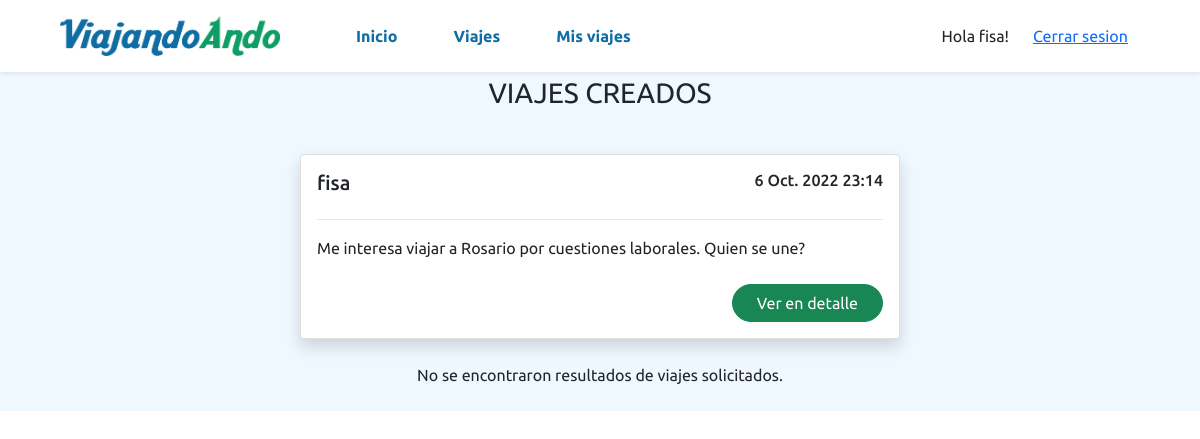
/viajes/misviajes (signed in), run on the app's committed database.
### viajes/models.py (models this page shows, shortened)
class Viaje(models.Model):
    conductor = models.ForeignKey(Conductor,on_delete=models.CASCADE, related_name='conductor_set')
    datetime = models.DateTimeField(blank=True, null=True, default=None)
    fecha = models.DateField(blank=True, null=True, default=None)
    hora = models.TimeField(blank=True, null=True, default=None)
    ciudad_origen = models.ForeignKey(Ciudad,on_delete=models.CASCADE, related_name='ciudad_origen_set')
    ciudad_destino = models.ForeignKey(Ciudad,on_delete=models.CASCADE, related_name='ciudad_destino_set')
    pasajeros = models.ManyToManyField(User, through='UsuarioPeticion')
    imagen_vehiculo = models.ImageField(upload_to="images/")
    descripcion = models.CharField(max_length=250)
    capacidad = models.PositiveIntegerField()
    disponible = models.PositiveIntegerField(null=True, blank=True, default=None)
    class Meta:
        constraints = [
            models.UniqueConstraint(
                fields=['conductor', 'datetime'], name='unique_conductor_datetime_combination'
            )
        ]

### users/models.py (models this page shows)
class Conductor(models.Model):
    user = models.OneToOneField(User, on_delete=models.CASCADE, primary_key=True)
    licencia = models.CharField(max_length=250)
    foto_perfil = models.ImageField(upload_to="images/", null=True, default=None)
    celular = models.BigIntegerField(blank=True, null=True, default=None);
    def __str__(self):
        string = str(self.user.username)
        return string

### viajes/views.py (the view)
# urls.py: path("viajes/misviajes", viajes_views.mis_viajes, name="mis viajes"),
@login_required
def mis_viajes(request):
	viajes_creados = ''
	if request.method == "GET":
		try:
			conductor = Conductor.objects.get(user_id=request.user.id)
			viajes_creados = Viaje.objects.filter(conductor_id=conductor)
		except:
			print('No es conductor.')
		viajes_solicitados = UsuarioPeticion.objects.filter(user_id=request.user)
	return render(request, "viajes/mis_viajes.html", {'viajes_solicitados': viajes_solicitados, 'viajes_creados': viajes_creados})

### viajes/templates/viajes/mis_viajes.html (shortened to what this page needs)
{% extends 'base.html' %}
{% load static %}
{% block content_viaje %}
<div class="viajes">
  {% if viajes_creados|length == 0 %}
    <p class="text-center py-4">No se encontraron resultados de viajes creados.</p>
  {% else %}
    <p class="text-center fs-3">VIAJES CREADOS</p>
    {% for viaje in viajes_creados %}
      <div class="d-flex justify-content-center pt-4">
        <div class="card shadow rounded cardViaje">
          <div class="card-body">
            <div class="d-flex justify-content-between">
              <h5 class="card-title d-inline">{{viaje.conductor}}</h5>
              <h6 class="text-end d-inline">{{viaje.datetime}}</h6>
            </div>
            <hr>
              <p class="card-text mb-4">{{viaje.descripcion}}</p>
              <div class="d-flex justify-content-end">
                <a class="btn btn-success text-center px-4 rounded-pill" href="misviajes/{{viaje.id}}">Ver en detalle</a>
              </div>
          </div>
        </div>
      </div>
    {% endfor %}
  {% endif %}
  <div class="viajes">
    {% if viajes_solicitados|length == 0 %}
      <p class="text-center py-4">No se encontraron resultados de viajes solicitados.</p>
    {% endif %}
</div>
{% endblock %}

### viajes/templates/base.html (shortened to what this page needs)
{% load static %}
<!DOCTYPE html>
<html lang="es">
<head>
  <link href="https://cdn.jsdelivr.net/npm/bootstrap@5.1.3/dist/css/bootstrap.min.css" rel="stylesheet">
  <link rel="stylesheet" href="{% static 'viajes/css/styles.css' %}" type="text/css">
</head>
<body>
  <header>
    <nav class="navbar navbar-expand-lg px-md-5 shadow-sm">
      <div class="container-fluid">
        <a href="/"><img class="logo" src="{% static 'viajes/img/logo.png' %}" alt="Logo"></a>
          <div class="collapse navbar-collapse" id="navbarSupportedContent">
              <div class="container-fluid d-flex justify-content-between p py-2">
                <ul class="navbar-nav gap-lg-4 ps-lg-5">
                    <li class="nav-item">
                      <a class="nav-link px-3 fw-bold itemNav rounded-pill" aria-current="page" href="/">Inicio</a>
                    </li>
                    <li class="nav-item">
                      <a class="nav-link px-3 fw-bold itemNav rounded-pill" href="{% url 'viajes' %}">Viajes</a>
                    </li>
                    <li class="nav-item">
                      <a class="nav-link px-3 fw-bold itemNav rounded-pill" href="{% url 'mis viajes' %}">Mis viajes</a>
                    </li>
                </ul>
                <div class="d-flex align-items-center justify-content-between gap-4">
                  {% if user.is_authenticated %}
                    Hola {{ user.username }}!
                    <a href="{% url 'logout' %}">Cerrar sesion</a>
                  {% else %}
                      <a class="text-decoration-none" href="{% url 'register' %}">Registrarse</a>
                      <a class="btn btn-primary" href="{% url 'login' %}">Iniciar Sesion</a>
                  {% endif %}
                </div>
              </div>
          </div>
      </div>
    </nav>
  </header>
  <main>
    {% block content_viaje %}
    {% endblock %}
  </main>
</body>
</html>

### viajes/static/viajes/css/styles.css (style rules this page uses)
body { font-family: 'Ubuntu', sans-serif; }
.logo { width: 220px; }
main { background-color: aliceblue; }
hr { opacity: 0.1; }
.itemNav { color: #0e6da3; }
.cardViaje { width: 600px; min-width: 300px; }

### data on the page
Viaje: conductor "fisa", datetime "6 Oct. 2022 23:14", descripcion "Me interesa viajar a Rosario por cuestiones laborales. Quien se une?"

### other printed values
{{ user.username }} "fisa"
